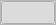
<?xml version="1.0" encoding="UTF-8"?>
<ui version="4.0">
 <class>CShowHideBar</class>
 <widget class="QFrame" name="CShowHideBar">
  <property name="geometry">
   <rect>
    <x>0</x>
    <y>0</y>
    <width>56</width>
    <height>25</height>
   </rect>
  </property>
  <property name="sizePolicy">
   <sizepolicy hsizetype="Preferred" vsizetype="Fixed">
    <horstretch>0</horstretch>
    <verstretch>0</verstretch>
   </sizepolicy>
  </property>
  <property name="minimumSize">
   <size>
    <width>0</width>
    <height>25</height>
   </size>
  </property>
  <property name="maximumSize">
   <size>
    <width>16777215</width>
    <height>25</height>
   </size>
  </property>
  <property name="windowTitle">
   <string>show / hide</string>
  </property>
  <property name="frameShape">
   <enum>QFrame::StyledPanel</enum>
  </property>
  <property name="frameShadow">
   <enum>QFrame::Raised</enum>
  </property>
  <layout class="QVBoxLayout" name="vl_ShowHideBar">
   <property name="spacing">
    <number>0</number>
   </property>
   <property name="leftMargin">
    <number>0</number>
   </property>
   <property name="topMargin">
    <number>0</number>
   </property>
   <property name="rightMargin">
    <number>0</number>
   </property>
   <property name="bottomMargin">
    <number>0</number>
   </property>
   <item>
    <widget class="QPushButton" name="pb_ShowHidePushButton">
     <property name="sizePolicy">
      <sizepolicy hsizetype="Preferred" vsizetype="Preferred">
       <horstretch>0</horstretch>
       <verstretch>0</verstretch>
      </sizepolicy>
     </property>
     <property name="maximumSize">
      <size>
       <width>16777215</width>
       <height>16777215</height>
      </size>
     </property>
     <property name="toolTip">
      <string>show / hide</string>
     </property>
     <property name="text">
      <string/>
     </property>
     <property name="icon">
      <iconset resource="../misc/misc.qrc">
       <normaloff>:/own/icons/own/gripdown42x15.png</normaloff>
       <normalon>:/own/icons/own/gripup42x15.png</normalon>:/own/icons/own/gripdown42x15.png</iconset>
     </property>
     <property name="iconSize">
      <size>
       <width>42</width>
       <height>15</height>
      </size>
     </property>
     <property name="checkable">
      <bool>true</bool>
     </property>
     <property name="checked">
      <bool>true</bool>
     </property>
    </widget>
   </item>
  </layout>
 </widget>
 <resources>
  <include location="../misc/misc.qrc"/>
 </resources>
 <connections/>
</ui>
